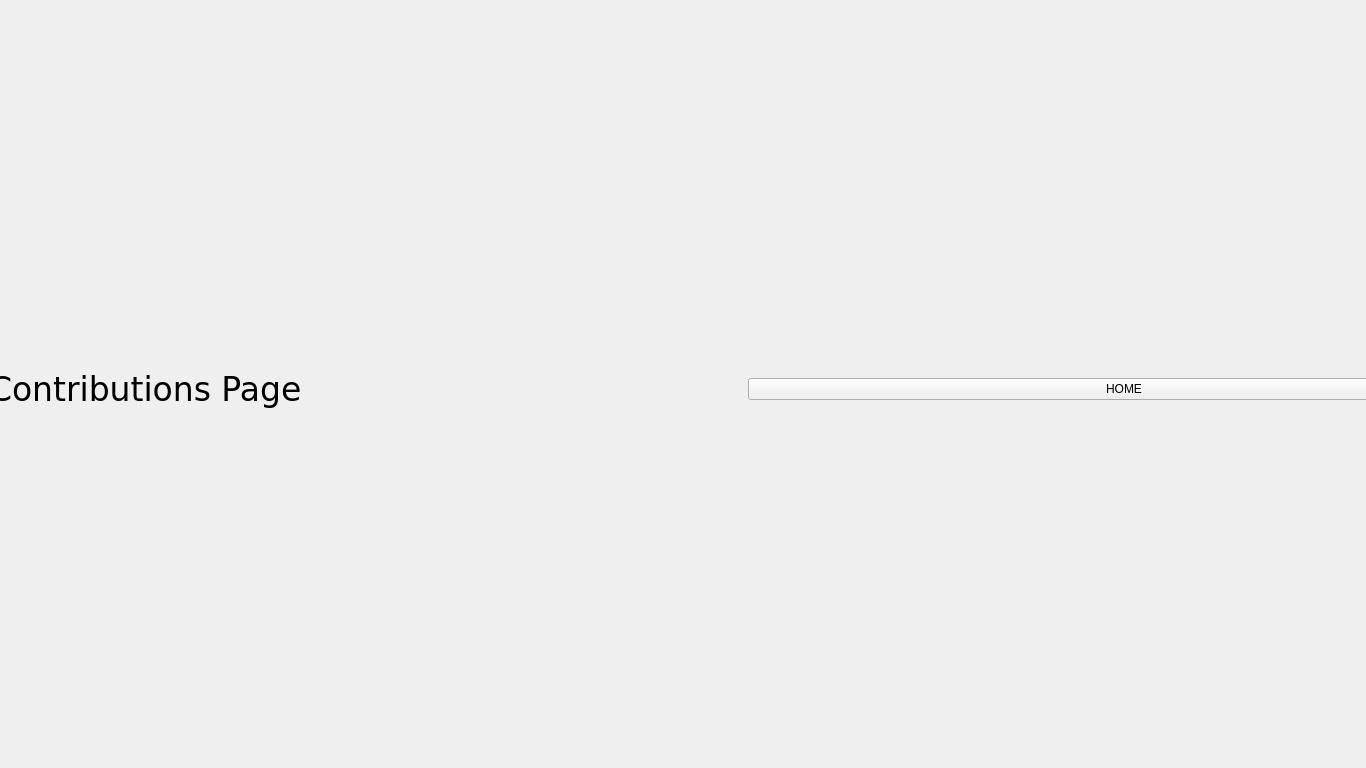
<?xml version="1.0" encoding="UTF-8"?>
<ui version="4.0">
 <class>Form</class>
 <widget class="QWidget" name="Form">
  <property name="geometry">
   <rect>
    <x>0</x>
    <y>0</y>
    <width>1366</width>
    <height>768</height>
   </rect>
  </property>
  <property name="windowTitle">
   <string>Contributions Table</string>
  </property>
  <widget class="QWidget" name="verticalLayoutWidget">
   <property name="geometry">
    <rect>
     <x>-11</x>
     <y>-1</y>
     <width>1511</width>
     <height>781</height>
    </rect>
   </property>
   <layout class="QVBoxLayout" name="main_layout">
    <item>
     <layout class="QHBoxLayout" name="horizontalLayout_2">
      <property name="sizeConstraint">
       <enum>QLayout::SetDefaultConstraint</enum>
      </property>
      <item>
       <widget class="QLabel" name="label">
        <property name="font">
         <font>
          <family>DejaVu Sans</family>
          <pointsize>25</pointsize>
         </font>
        </property>
        <property name="text">
         <string>Contributions Page</string>
        </property>
       </widget>
      </item>
      <item>
       <widget class="QPushButton" name="home_btn">
        <property name="text">
         <string>HOME</string>
        </property>
       </widget>
      </item>
     </layout>
    </item>
   </layout>
  </widget>
 </widget>
 <resources/>
 <connections/>
</ui>
